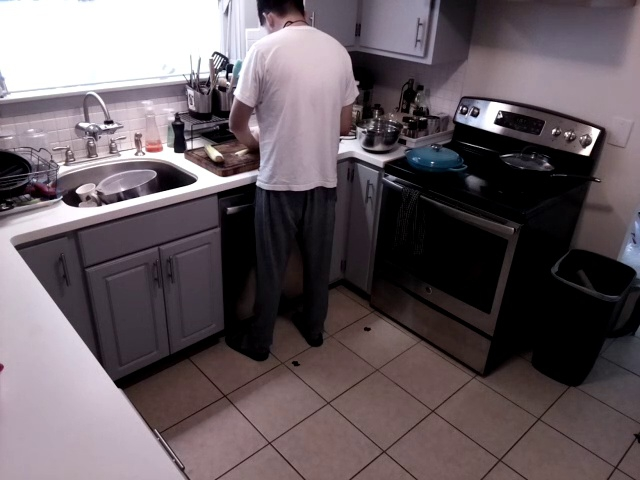
#> input picture data/test/00101_c4s0_2.jpg, 640 x 480 px; its folder holds only this picture in this run
$ python lvx_process.py
#> lines starting #> are read from the running program, lines starting #| are printed output that depends on the picture
import numpy as np
import math
from PIL import Image
import os
import sys

try:
    import cPickle as pickle
except ImportError:
    import pickle

import random

class MultiLevelScramble:
    def __init__(self, filename=None):
        self.blockSizes = []  # Will be set after loading the first image
        self.keys = []
        self.invKeys = []
        self.revs = []
        self.filename = filename  # Key file to save/load scrambling keys and block sizes

    def genKey(self, blockSize):
        # Generate a key based on the total number of elements in a block
        total_elements = blockSize[0] * blockSize[1] * blockSize[2]
        key = np.arange(total_elements, dtype=np.uint32)
        np.random.shuffle(key)
        return key

    def setKey(self, key, blockSize):
        rev = (key > key.size / 2)
        invKey = np.argsort(key)
        return key, invKey, rev

    def save(self):
        if self.filename:
            with open(self.filename, 'wb') as fout:
                # Save blockSizes and keys
                pickle.dump({'blockSizes': self.blockSizes, 'keys': self.keys}, fout)

    def load(self):
        if self.filename and os.path.exists(self.filename):
            with open(self.filename, 'rb') as fin:
                data = pickle.load(fin)
                self.blockSizes = data['blockSizes']
                self.keys = data['keys']
            self.invKeys = []
            self.revs = []
            for key, blockSize in zip(self.keys, self.blockSizes):
                key, invKey, rev = self.setKey(key, blockSize)
                self.invKeys.append(invKey)
                self.revs.append(rev)
            return True  # Indicate that loading was successful
        return False  # Indicate that loading failed

    def scramble(self, X, key, blockSize, rev):
        # [12 lines of commented-out code are left out]

        X = X.astype(np.uint8)

        s = X.shape
        for i in range(2):  # pad height and width
            t = s[i+1] / blockSize[i]
            d = t - math.floor(t)
            if d > 0:
                paddingSize = int(blockSize[i] * (math.floor(t) + 1) - s[i+1])
                if i == 0:
                    padding = np.tile(X[:, -1:, :, :], (1, paddingSize, 1, 1))
                    X = np.concatenate((X, padding), axis=1)
                elif i == 1:
                    padding = np.tile(X[:, :, -1:, :], (1, 1, paddingSize, 1))
                    X = np.concatenate((X, padding), axis=2)

        # Ensure X is in uint8 format
        X = X.astype(np.uint8)
        # X = self.doScramble(X, key, rev, blockSize)

        s = X.shape
        numBlock = [s[1] // blockSize[0], s[2] // blockSize[1]]
        numCh = blockSize[2]

        # Reshape and transpose to prepare for scrambling
        X = np.reshape(X, (s[0], numBlock[0], blockSize[0],
                           numBlock[1], blockSize[1], numCh))
        X = np.transpose(X, (0, 1, 3, 2, 4, 5))  # (batch, n_blocks_h, n_blocks_w, block_h, block_w, ch)
        X = np.reshape(X, (s[0], numBlock[0], numBlock[1],
                           blockSize[0] * blockSize[1] * numCh))  # Flattened block

        # Apply scrambling key directly on 8-bit pixel values
        if len(key) != X.shape[3]:
            raise ValueError("Key length does not match data dimension.")
        X = X[:, :, :, key]

        # Reshape and transpose back to original format
        X = np.reshape(X, (s[0], numBlock[0], numBlock[1],
                           blockSize[0], blockSize[1], numCh))
        X = np.transpose(X, (0, 1, 3, 2, 4, 5))
        X = np.reshape(X, (s[0],
                           numBlock[0] * blockSize[0],
                           numBlock[1] * blockSize[1], numCh))

        # [4 lines of commented-out code are left out]
        return X

    def scrambleImage(self, data, level=10):
        H, W = data.shape[1], data.shape[2]

        # Generate block sizes based on image dimensions if not already set
        if not self.blockSizes:
            self.generateBlockSizes(H, W, level)

        # Generate keys for the generated block sizes if not already loaded
        if not self.keys:
            for blockSize in self.blockSizes:
                key = self.genKey(blockSize)
                key, invKey, rev = self.setKey(key, blockSize)
                self.keys.append(key)
                self.invKeys.append(invKey)
                self.revs.append(rev)
            # Save keys and block sizes
            self.save()

        # Use the level specified
        if level > len(self.blockSizes):
            raise ValueError(f"Specified level {level} exceeds the number of available block sizes {len(self.blockSizes)}.")

        scrambled_data = data
        for l in range(level):
            scrambled_data = self.scramble(scrambled_data, self.keys[l], self.blockSizes[l], self.revs[l])

        return scrambled_data

    def generateBlockSizes(self, H, W, levels):
        # Generate block sizes based on image size
        max_block_size = min(H, W) // 4  # Max block size is 1/4 of the smallest dimension
        max_block_size = max(max_block_size, 2)  # Ensure at least size 2

        # Generate block sizes as powers of 2
        possible_block_sizes = []
        size = 2
        while size <= max_block_size and len(possible_block_sizes) < levels:
            possible_block_sizes.append(size)
            size *= 2

        # If we still have fewer levels, fill with the max_block_size
        while len(possible_block_sizes) < levels:
            possible_block_sizes.append(max_block_size)

        self.blockSizes = [(bs, bs, 3) for bs in possible_block_sizes]

    def getBlockSizes(self):
        return self.blockSizes

def process_directory(input_dir, output_dir, level, keyFile):
#> called with input_dir = '/Users/aperture/Git/encrypt/data/test', level = 1, keyFile = 'lv1_keys_with_block_sizes.pkl'
    scrambler = MultiLevelScramble(filename=keyFile)

    # Load the first image to determine dimensions and generate keys if necessary
    first_image_path = None
    print(input_dir)
    for root, dirs, files in os.walk(input_dir):
        for file in files:
            first_image_path = os.path.join(root, file)
            break
        if first_image_path:
            break

    if not first_image_path:
        print("No images found in the input directory.")
        return

    # Load the first image to generate block sizes and keys
    im = Image.open(first_image_path)
#> im is the input picture: PIL image 640x480 RGB; mean R, G, B 102.2, 91.6, 96.9
    data = np.asarray(im, dtype=np.uint8)
    if len(data.shape) == 2:
        # Convert grayscale images to RGB by stacking
        data = np.stack((data,) * 3, axis=-1)
    data = np.reshape(data, (1,) + data.shape)

    H, W = data.shape[1], data.shape[2]
#> H = 480; W = 640

    if not scrambler.load():
        scrambler.generateBlockSizes(H, W, level)
        scrambler.scrambleImage(data, level=level)  # This will generate and save the keys
        print("Generated and saved keys.")

    # Process all images using the same keys and block sizes
    for root, dirs, files in os.walk(input_dir):
        for file in files:
            input_file_path = os.path.join(root, file)
            # Determine the relative path to maintain directory structure
            rel_path = os.path.relpath(root, input_dir)
            # Create the corresponding output directory if it doesn't exist
            output_dir_full = os.path.join(output_dir, rel_path)
            os.makedirs(output_dir_full, exist_ok=True)
            output_file_path = os.path.join(output_dir_full, file)
            try:
                im = Image.open(input_file_path)
                data = np.asarray(im, dtype=np.uint8)
                if len(data.shape) == 2:
                    # Convert grayscale images to RGB by stacking
                    data = np.stack((data,) * 3, axis=-1)
                data = np.reshape(data, (1,) + data.shape)

                # Verify image dimensions
                H_img, W_img = data.shape[1], data.shape[2]
#> H_img = 480; W_img = 640
                if H_img != H or W_img != W:
                    raise ValueError(f"Image dimensions {H_img}x{W_img} do not match the expected dimensions {H}x{W}.")

                # Scramble the image
                scrambled_data = scrambler.scrambleImage(data, level=level)

                # Crop scrambled_data to original image size
                original_height, original_width = data.shape[1], data.shape[2]
#> original_height = 480; original_width = 640
                scrambled_data_cropped = scrambled_data[:, :original_height, :original_width, :]

                scrambled_image = Image.fromarray(scrambled_data_cropped[0].astype(np.uint8))
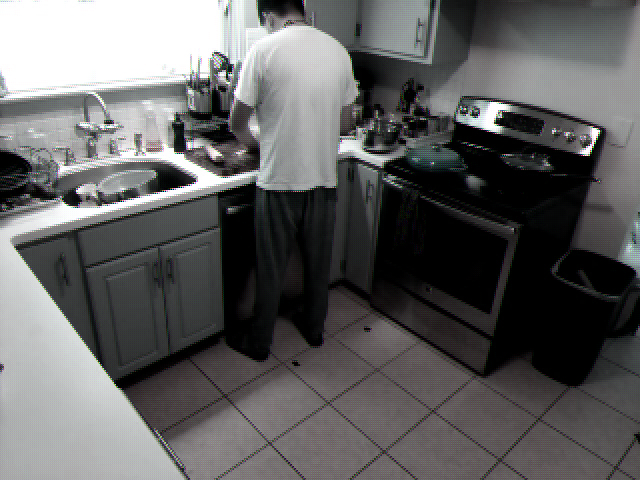
#> scrambled_image: PIL image 640x480 RGB; mean R, G, B 96.9, 96.9, 96.9
                scrambled_image.save(output_file_path)
                print(f"Scrambled image saved to {output_file_path}")

            except Exception as e:
                print(f"Cannot process file {input_file_path}: {e}")

if __name__ == '__main__':
    # Specify the scrambling level (e.g., level = 10)
    level = 1  # User-specified level between 1 and 10

    # Input and output directories
    input_dir = '/Users/aperture/Git/encrypt/data/test'  # Replace with your input directory path
    output_dir = '/Users/aperture/Git/encrypt/py_test/scrambled_' + str(level) + '_pixel'  # Replace with your output directory path
    keyFile = 'lv' + str(level) + '_' + 'keys_with_block_sizes.pkl'  # Key file to save/load scrambling keys and block sizes

    process_directory(input_dir, output_dir, level, keyFile)

    # Optionally, print the block sizes used
    print("Block sizes used for scrambling:")
    scrambler = MultiLevelScramble(filename=keyFile)
    for idx, blockSize in enumerate(scrambler.getBlockSizes(), start=1):
        print(f"Level {idx}: Block size {blockSize}")
